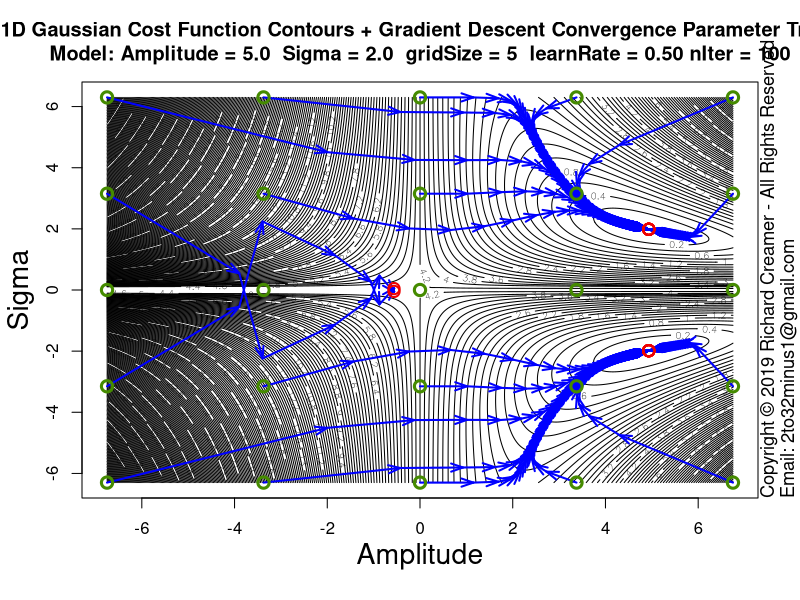

R code for this plot:
##############################################################
### Copyright (c) Richard Creamer 2019 - All Rights Reserved
### Inquiries: email 2to32minus1@gmail.com
##############################################################

### Globals
fontScale = 1.2    # Global font size variable
lf        = 1.2    # Enlarge font of plot labels
verbose   = FALSE  # Verbose printing
lw        = 2      # Line width
xMargin   = 1      # X-axis margin for plots
yMargin   = 1      # Y-axis margin for plots
de        = 0.01   # Small constant for estimating derivatives numerically
smlPts    = 1      # Small  data point/circle
medPts    = 1.5    # Medium data point/circle
lrgPts    = 2.0    # Large  data point/circle

### Run this function to generate this plot
runFunc = function() {
	dw = 1000
	dh = 750	
	path = "D:/Code/R/LeastSquaresPlay/PlotsAndAssocCode/Plot57/"
	svSize = 1600
	# Learn rate default (0.5) nIter default (100)	
	savePngVerbose( paste(path, "Plot57.png", sep=""), 
					plotGaussianParamStepVectorsEx, w=svSize, h=svSize, un="px", gridSize=5 )
}

### Plot Gaussian fit step vectors for multiple starting points
plotGaussianParamStepVectorsEx = function( nLevels=250, gridSize=3, learnRate=0.5, nIter=100 ) {
	set.seed( 3 )
	gd = makeGaussianTestData()
	trueS = gd$trueSigma
	trueA = gd$trueAmpl	
	maxA = trueA * 1.5
	minA = -maxA
	maxS = trueS * 3.5
	minS = -maxS
	ampls  = seq( minA * 0.9, maxA * 0.9, length=gridSize )
	sigmas = seq( minS * 0.9, maxS * 0.9, length=gridSize )
	gridAmpls  = seq( minA * 0.9, maxA * 0.9, length=400 )
	gridSigmas = seq( minS * 0.9, maxS * 0.9, length=400 )
	startAmpls = c()
	startSigmas = c()
	endAmpls = c()
	endSigmas = c()
	plotTitle = paste( "1D Gaussian Cost Function Contours + Gradient Descent Convergence Parameter Trails\n",
					   sprintf("Model: Amplitude = %.1f  Sigma = %.1f  gridSize = %d  learnRate = %.2f nIter = %d", 
					   		trueA, trueS, gridSize, learnRate, nIter ), sep="" )
	
	z = getGaussErrorGrid( meanGaussSsdErr, gridAmpls, gridSigmas, gd$x, gd$y )
	contour( gridAmpls, gridSigmas, t(z), nlevels=nLevels, xlab="", ylab="", main=plotTitle )
	addAxisLabels( xLabel="Amplitude", yLabel="Sigma", cexVal=1.7 )
	
	for ( s in sigmas ) {
		for ( a in ampls ) {
			startAmpls[length(startAmpls)+1] = a
			startSigmas[length(startSigmas)+1] = s
			gd$guesses = list( a=a, s=s )
			
			tuple = fitGauss1d( doPlot=FALSE, gd=gd, learnRate=learnRate, nIter=nIter )
			
			aLegs = tuple$amplLegs
			sLegs = tuple$sigmaLegs
			nLegs = length( aLegs )
			endAmpls[length(endAmpls)+1] = aLegs[nLegs]
			endSigmas[length(endSigmas)+1] = sLegs[nLegs]
			for ( j in 2:nLegs ) {
				x1 = aLegs[j-1]
				y1 = sLegs[j-1]
				x2 = aLegs[j]
				y2 = sLegs[j]
				arrows( x1, y1, x2, y2, col="blue", angle=19, lwd=lw, length=0.125 )
			}
		}
	}
	# Draw beg/end circles last (so on top)
	for ( i in 1:length( startAmpls ) ) {
		points( startAmpls[i], startSigmas[i],  col="chartreuse4", cex=1.5, lwd=lw+1 )
		points( endAmpls[i], endSigmas[i],  col="red2", cex=1.5, lwd=lw )
	}
}

### Shared use case Gaussian data set generator used by several cooperating functions
makeGaussianTestData = function( trueAmpl=5, trueSigma=2, aGuess=sqrt(trueAmpl), sGuess=sqrt(trueSigma), nPts=40 ) {
	set.seed( 3 )
	x = seq( -5*trueSigma, 5*trueSigma, length=nPts )
	y = gauss1dFunc( x, trueAmpl, trueSigma ) + rnorm( length(x), sd=0.2 )
	guesses = list( a=aGuess, s=sGuess )
	tuple = list( trueAmpl=trueAmpl, trueSigma=trueSigma, x=x, y=y, nPts=nPts, guesses=guesses )
	return( tuple )
}

### 2D plot error contours for range of Amplitude and Sigma values
### Amplitude maps to x-axis, Sigma maps to y-axis
plotGaussErrorContours = function( nLevels=30, customTitle="", drawGradVecs=FALSE, normGradVecs=TRUE, gd=NULL ) {
	set.seed( 3 )
	if ( is.null( gd ) )
		gd = makeGaussianTestData()
	a = gd$trueAmpl
	s = gd$trueSigma
	x = gd$x
	y = gd$y
	minAmpl  = a * 0.1;	maxAmpl  = a * 1.7
	minSigma = s * 0.1;	maxSigma = s * 1.7
	# Adjust ranges so plot is square
	deltaA = maxAmpl - minAmpl
	deltaS = maxSigma - minSigma
	maxDelta = if ( deltaA > deltaS ) deltaA else deltaS
	if ( deltaA > deltaS ) {
		maxSigma = minSigma + maxDelta
	} else {
		maxAmpl = minAmpl + maxDelta
	}
	nr = 200
	nc = 200
	ampls = seq( minAmpl, maxAmpl, length.out=nc )
	sigmas = seq( minSigma, maxSigma, length.out=nr )
	z = getGaussErrorGrid( meanGaussSsdErr, ampls, sigmas, x, y )
	xLim1 = minAmpl
	xLim2 = maxAmpl
	yLim1 = minSigma
	yLim2 = maxSigma
	plotTitle = ""
	if ( !drawGradVecs ) {
		plotTitle = sprintf( "1D Gaussian Cost Function Contours\nTrue Model: Amplitude = %.1f  Sigma = %.1f (noise added)", a, s )
	} else if ( normGradVecs ) {
		plotTitle = sprintf( "1D Gaussian Cost Function Contours w/Gradient (Unit) Vectors\nTrue Model: Amplitude = %.1f  Sigma = %.1f (noise added)", a, s )
	} else {
		plotTitle = sprintf( "1D Gaussian Cost Function Contours w/Gradient Vectors\nTrue Model: Amplitude = %.1f  Sigma = %.1f (noise added)", a, s )
	}
	if ( customTitle != "" )
		plotTitle = customTitle
	xform = contour( ampls, sigmas, t(z), axes=FALSE, cex.lab=lf, main=plotTitle, asp=1.0,
					 xlab="", ylab="", labcex=1.2, nlevels=nLevels, cex.main=1.3*fontScale, cex.axis=1.3 )
	xAxisMin = ceiling( gpl()$xLim[1] )
	xAxisMax = floor( gpl()$xLim[2] )
	yAxisMin = ceiling( gpl()$yLim[1] )
	yAxisMax = floor( gpl()$yLim[2] )
	axis( side=1, at=xAxisMin:xAxisMax, cex.axis=1.3 )
	axis( side=2, at=yAxisMin:yAxisMax, cex.axis=1.3 )
	addAxisLabels( xLabel="Amplitude", yLabel="Sigma" )
	box()
	xLimits = axisLimits( x )
	yLimits = axisLimits( y )
	lines( c(-1,12), c( s, s ), col="blue", lwd=lw )
	lines( c( a, a), c(-1,10), col="blue", lwd=lw )
	if ( drawGradVecs ) {
		gradPtsX1 = c()
		gradPtsY1 = c()
		gradPtsX2 = c()
		gradPtsY2 = c()
		gridSize=13
		for ( sigma in seq( from=sigmas[2], to=sigmas[length(sigmas)-1], length=gridSize ) ) {
			for ( ampl in seq( from=ampls[2], to=ampls[length(ampls)-1], length=gridSize ) ) {
				gradPtsX1[length(gradPtsX1)+1] = ampl
				gradPtsY1[length(gradPtsY1)+1] = sigma
				da = gaussDeDa( x, y, ampl, sigma )
				ds = gaussDeDs( x, y, ampl, sigma )
				mag = sqrt( da*da + ds*ds )
				if ( normGradVecs ) {
					da = da/mag/4 # hard-coded case-specific scale factor, unit vecs a bit too long for plot
					ds = ds/mag/4
				} else {
					da = da * 0.22 # hard-coded case-specific scale factor
					ds = ds * 0.22
				}
				gradPtsX2[length(gradPtsX2)+1] = ampl  - da
				gradPtsY2[length(gradPtsY2)+1] = sigma - ds
			}
		}
		points( gradPtsX1, gradPtsY1, col="blue", lwd=lw )
		arrows( gradPtsX1, gradPtsY1, gradPtsX2, gradPtsY2, col="blue", lwd=lw, cex=medPts, angle=15, length=0.125 )
	}
}

### Nonlinear least-squares gradient-descent curve fitting for Gaussian
fitGauss1d = function( learnRate = 0.5, nIter=100, nPts=40, drawPointLines=FALSE, doPlot=TRUE, numDerivs=FALSE, plotContours=FALSE, gd=NULL ) {
	set.seed( 3 )
	a = s = x = y = guesses = NULL
	if ( is.null( gd ) )
		gd = makeGaussianTestData()
	a = gd$trueAmpl
	s = gd$trueSigma
	trueAmpl = gd$trueAmpl
	trueSigma = gd$trueSigma
	x = gd$x
	y = gd$y
	nPts=gd$nPts
	guesses = gd$guesses
	aEst = guesses$a
	sEst = guesses$s
	da = 0
	ds = 0
	amplLegs = c( aEst )
	sigmaLegs = c( sEst )
	if ( nIter > 0 ) {
		# Basic implementation of Gradient Descent
		for ( i in 1:nIter ) {
			da = if ( numDerivs ) gaussDeDaNum( x, y, aEst, sEst ) else gaussDeDa( x, y, aEst, sEst )
			ds = if ( numDerivs ) gaussDeDsNum( x, y, aEst, sEst ) else gaussDeDs( x, y, aEst, sEst )
			aEst = aEst - learnRate * da
			sEst = sEst - learnRate * ds
			amplLegs[ length(amplLegs) + 1 ] = aEst
			sigmaLegs[ length(sigmaLegs) + 1 ] = sEst
			if ( verbose )
				print( sprintf( "Mean ABS fit error: %f\n", meanGaussAbsErr( x, y, aEst, sEst ) ) )
		}
	}
	finalMeanAbsFitError = meanGaussAbsErr( x, y, aEst, sEst )
	if ( doPlot) {
		plotTitle = "Gradient Descent Fit 1D Gaussian using Analytic Partial Derivatives"
		if ( numDerivs )
			plotTitle = "Gradient Descent Fit 1D Gaussian using Numerical Est. Partial Derivatives"
		plot( x, y, cex.lab=lf, xlab="", ylab="", main=plotTitle, cex=medPts, lwd=lw+1, cex.main=1.3*fontScale, cex.axis=1.3 )
		addAxisLabels()	
		predX = seq( x[1], x[length(x)], length.out=200 )
		predY = gauss1dFunc( predX, aEst, sEst )
		lines( predX, predY, col="blue", lwd=lw+1 )
		if ( drawPointLines )
			segments( x, y, x, gauss1dFunc( x, aEst, sEst ), col = "red" )
		legText = c()		
		legText[length(legText)+1] = sprintf( "Num Iterations   %d", nIter )
		legText[length(legText)+1] = sprintf( "Learn Rate:      %.3f", learnRate )
		legText[length(legText)+1] = sprintf( "True Amplitude:  %.2f", a )
		legText[length(legText)+1] = sprintf( "True Sigma:      %.2f", s )
		legText[length(legText)+1] = sprintf( "Start Amplitude: %.2f", guesses$a )
		legText[length(legText)+1] = sprintf( "Start Sigma:     %.2f", guesses$s )
		legText[length(legText)+1] = sprintf( "Final Amplitude: %.2f", aEst )
		legText[length(legText)+1] = sprintf( "Final Sigma:     %.2f", sEst )
		legText[length(legText)+1] = sprintf( "Mean ABS Error:  %.2f", meanGaussAbsErr( x, y, aEst, sEst ) )
		legLtys = seq( from=0, to=0, length=length(legText) )
		parSave = par( family="mono", font=2 )		
		legend( "topleft", inset=c(0,0), legend=legText, lty=legLtys, box.col="transparent", cex=1.3*fontScale, bg="transparent" )
		par( parSave )
	}
	if ( plotContours ) {
		plotGaussErrorContours( gd=gd )
		lines( amplLegs, sigmaLegs, col="red", lwd=lw )
	}
	return( list( x=x, y=y, a=aEst, s=sEst, meanAbsFitError=finalMeanAbsFitError, amplLegs=amplLegs, sigmaLegs=sigmaLegs, lr=learnRate ) )
}

### Compute mean SSD Gaussian cost function over a grid of Amplitude and Sigma values
### Note: returned matrix may need to be transposed for some functions such as contour()
### TODO: Try to use outer()
getGaussErrorGrid = function( errorFunc, ampls, sigmas, x, y ) {
	nr = length( sigmas )
	nc = length( ampls )
	z = matrix( nrow=nr, ncol=nc )	
	for ( row in 1:nr ) {     # loop over y-coordinates (sigma)
		sigma = sigmas[row]
		for ( col in 1:nc ) { # loop over x-coordinates (amplitude)
			ampl = ampls[col]
			z[row, col] = errorFunc( x, y, a=ampl, sigma=sigma )
		}
	}
	return( z )
}

### 1D Gaussian
gauss1dFunc = function( x, a, sigma ) {
	return( a * exp( -0.5 * (x/sigma)^2 ) )
}

### Gaussian error/cost function - abs() of line lengths (not squared)
meanGaussAbsErr = function( x, y, a, sigma ) {
	return( (1/length(x)) * sum( abs(gauss1dFunc( x, a, sigma ) - y) ) )
}

### Gaussian error/cost function - SSD
meanGaussSsdErr = function( x, y, a, sigma ) {
	return( (1/length(x)) * sum( (gauss1dFunc( x, a, sigma ) - y)^2 ) )
}

### Analytical/exact partial derivative of error/cost function wrt Amplitude
gaussDeDa = function( x, y, a, sigma ) {
	term1 = sum( gauss1dFunc(x, a, sigma) * exp( -0.5 * (x/sigma)^2) )
	term2 = sum( y * exp( -0.5 * (x/sigma)^2) )
	return( 2 * ( term1 - term2 )/length(x) )
}

### Analytical/exact partial derivative of error/cost function wrt Sigma
gaussDeDs = function( x, y, a, sigma ) {
	v = 2*a/sigma^3
	term1 = sum( gauss1dFunc(x, a, sigma) * x^2 * exp( -0.5 * (x/sigma)^2) )
	term2 = sum( x^2 * y * exp( -0.5 * (x/sigma)^2) )
	return( v * ( term1 - term2 )/length(x) )
}

### Numerical estimation of partial derivative of error/cost function wrt Amplitude
gaussDeDaNum = function( x, y, a, sigma ) {
	e1 = meanGaussSsdErr( x, y, a, sigma )
	e2 = meanGaussSsdErr( x, y, a + de, sigma )
	return( (e2 - e1)/de )
}

### Numerical estimation of partial derivative of error/cost function wrt Sigma
gaussDeDsNum = function( x, y, a, sigma ) {
	e1 = meanGaussSsdErr( x, y, a, sigma )
	e2 = meanGaussSsdErr( x, y, a, sigma + de )
	return( (e2 - e1)/de )
}

### Get Plot Limits : gpl()$xLim[1] --> left x-coord
gpl = function() {
	u = par( "usr" )
	return( list( xLim=u[1:2], yLim=u[3:4] ) )
}

### Compute plot axis limits to fit range of data
axisLimits = function( v, margin=0 ) {
	lowerLimit = floor( min(v) ) - margin
	upperLimit = ceiling( max(v) ) + margin
	c( lowerLimit, upperLimit )
}

### Convience method to add x/y axis labels
addAxisLabels = function( xLabel="x", yLabel="y", cexVal=1.3 ) {
	mtext( text=xLabel, side=1, line=2.5, cex=cexVal )
	mtext( text=yLabel, side=2, line=2.5, cex=cexVal )
}

### Save to PNG file, specify width and height
savePngVerbose = function( path, plotFunc, w=512, h=512, un="px", doCopyright=TRUE, ... ) {
	png( filename = path, type="cairo", units=un, width=w, height=h, pointsize=12, res=96 )
	plotFunc( ... )
	if ( doCopyright )
		addCopyright()
	dev.off()
}

### Add copyright notice to plot via text()
addCopyright = function() {
	mtext( "Copyright \uA9 2019 Richard Creamer - All Rights Reserved", side=4, line=0, adj=0, cex=1.1 )
	mtext( "Email: 2to32minus1@gmail.com", side=4, line=1, adj=0, cex=1.1 )
}

runFunc()
